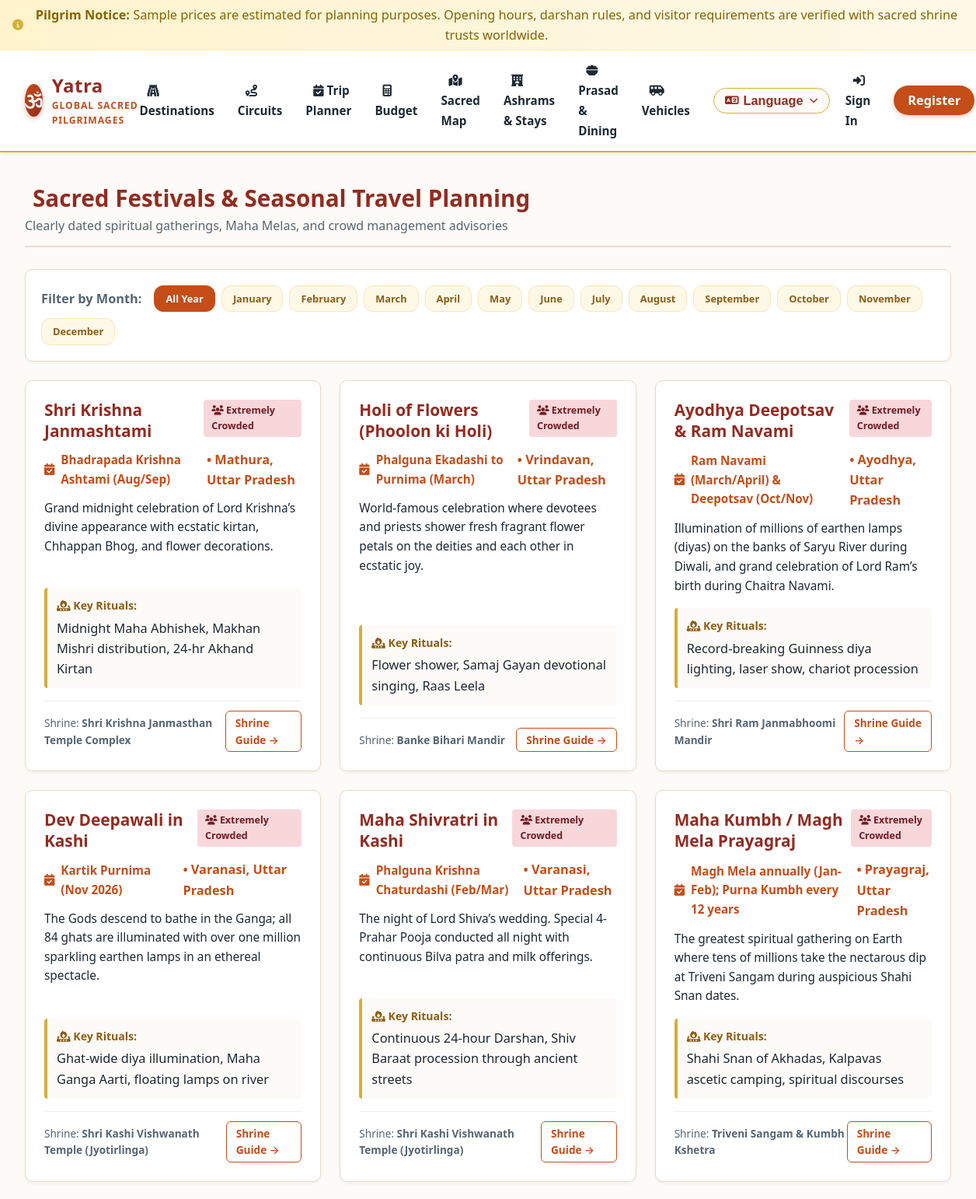
Page /festivals (upper part) on the committed database.
### tables this page shows
CREATE TABLE festivals (
    id INTEGER PRIMARY KEY AUTOINCREMENT,
    destination_id INTEGER NOT NULL,
    name TEXT NOT NULL,
    description TEXT NOT NULL,
    dated_info_month TEXT NOT NULL,
    typical_dates_range TEXT NOT NULL,
    crowd_level TEXT CHECK(crowd_level IN ('Moderate', 'High', 'Extremely Crowded')),
    key_rituals TEXT,
    FOREIGN KEY (destination_id) REFERENCES destinations (id) ON DELETE CASCADE
);

CREATE TABLE destinations (
    id INTEGER PRIMARY KEY AUTOINCREMENT,
    name TEXT NOT NULL,
    city TEXT NOT NULL,
    state TEXT NOT NULL,
    country TEXT DEFAULT 'India',
    category TEXT NOT NULL CHECK(category IN ('temple', 'pilgrimage_route', 'sacred_river', 'mosque_dargah', 'church', 'gurudwara', 'monastery', 'heritage_site')),
    religion_tradition TEXT NOT NULL,
    description TEXT NOT NULL,
    history TEXT,
    significance TEXT,
    best_time_to_visit TEXT,
    latitude REAL,
    longitude REAL,
    image_url TEXT,
    verified INTEGER DEFAULT 1
);

### routes/destinations.py (the view)
@destinations_bp.route('/festivals')
def festivals():
    month = request.args.get('month')
    all_festivals = LocationService.get_festivals(month=month)
    return render_template('festivals.html', festivals=all_festivals, selected_month=month)

### db.py (called while the page is built)
def get_db():
    if 'db' not in g:
        db_path = current_app.config.get('DATABASE_PATH', Config.DATABASE_PATH)
        g.db = sqlite3.connect(db_path)
        g.db.row_factory = sqlite3.Row
        g.db.execute("PRAGMA foreign_keys = ON;")
    return g.db

### services/supabase_service.py (called while the page is built, shortened)
def get_supabase():
    global _supabase_client
    if _supabase_client is not None:
        return _supabase_client
    url = os.environ.get("SUPABASE_URL")
    key = os.environ.get("SUPABASE_SERVICE_ROLE_KEY") or os.environ.get("SUPABASE_KEY")
    if not url or not key:
        return None

def is_supabase_enabled():
    if has_app_context() and current_app and current_app.config.get("TESTING"):
        return False
    client = get_supabase()
    return client is not None

### templates/festivals.html (shortened to what this page needs)
{% extends 'base.html' %}
{% block content %}
<div class="section-header">
    <div>
        <h2> Sacred Festivals & Seasonal Travel Planning</h2>
        <p>Clearly dated spiritual gatherings, Maha Melas, and crowd management advisories</p>
    </div>
</div>
<div class="filter-card">
    <div style="display: flex; gap: 8px; flex-wrap: wrap; align-items: center;">
        <span style="font-weight: 700; color: var(--text-muted); margin-right: 8px;">Filter by Month:</span>
        <a href="{{ url_for('destinations.festivals') }}" class="amenity-pill" style="{% if not selected_month %}background-color: var(--primary-color); color: #fff; border-color: var(--primary-color);{% endif %} padding: 6px 14px; text-decoration: none;">All Year</a>
        {% for m in ['January', 'February', 'March', 'April', 'May', 'June', 'July', 'August', 'September', 'October', 'November', 'December'] %}
            <a href="{{ url_for('destinations.festivals', month=m) }}" class="amenity-pill" style=" padding: 6px 14px; text-decoration: none;">{{ m }}</a>
        {% endfor %}
    </div>
</div>
<div style="display: grid; grid-template-columns: repeat(auto-fill, minmax(340px, 1fr)); gap: 24px;">
    {% for f in festivals %}
        <div style="background: #ffffff; border: 1px solid var(--border-color); border-radius: var(--radius-md); padding: 24px; box-shadow: var(--shadow-sm); display: flex; flex-direction: column;">
            <div style="display: flex; justify-content: space-between; align-items: flex-start; margin-bottom: 10px;">
                <h3 style="font-size: 1.3rem; color: var(--secondary-color);">{{ f.name }}</h3>
                <span style="background-color: {% if f.crowd_level == 'Extremely Crowded' %}#f8d7da{% else %}#fff3cd{% endif %}; color: {% if f.crowd_level == 'Extremely Crowded' %}#721c24{% else %}#856404{% endif %}; padding: 4px 10px; border-radius: 4px; font-size: 0.78rem; font-weight: 700;">
                    <i class="fa-solid fa-users"></i> {{ f.crowd_level }}
                </span>
            </div>
            <div style="font-size: 0.95rem; color: var(--primary-color); font-weight: 700; margin-bottom: 12px; display: flex; align-items: center; gap: 8px;">
                <i class="fa-solid fa-calendar-check"></i> {{ f.typical_dates_range }}
                <span>• {{ f.city }}, {{ f.state }}</span>
            </div>
            <p style="font-size: 0.96rem; color: var(--text-primary); line-height: 1.6; margin-bottom: 16px; flex: 1;">
                {{ f.description }}
            </p>
            <div style="background-color: var(--bg-parchment); border-left: 4px solid var(--accent-gold); padding: 12px; border-radius: 4px; margin-bottom: 16px; font-size: 0.88rem;">
                <strong style="color: #8c5d15;"><i class="fa-solid fa-fire-burner"></i> Key Rituals:</strong>
                <p style="margin-top: 4px; color: var(--text-primary);">{{ f.key_rituals }}</p>
            </div>
            <div style="display: flex; justify-content: space-between; align-items: center; padding-top: 12px; border-top: 1px solid #eee;">
                <span style="font-size: 0.85rem; color: var(--text-muted);">Shrine: <strong>{{ f.destination_name }}</strong></span>
                <a href="{{ url_for('destinations.destination_detail', dest_id=f.destination_id) }}" class="btn-outline" style="padding: 4px 12px; font-size: 0.85rem;">
                    Shrine Guide &rarr;
                </a>
            </div>
        </div>
    {% endfor %}
</div>
{% endblock %}

### static/css/style.css (style rules this page uses)
:root { --primary-color: #c44d18; --primary-hover: #a33c10; --secondary-color: #922b21; --accent-gold: #d4af37; --accent-gold-light: #fef9e7; --accent-teal: #117864; --bg-parchment: #fdfbf7; --bg-card: #ffffff; --text-primary: #1c2833; --text-muted: #566573; --border-color: #eadbc8; --shadow-sm: 0 2px 4px rgba(0, 0, 0, 0.05); --shadow-md: 0 4px 12px rgba(196, 77, 24, 0.08); --shadow-lg: 0 8px 24px rgba(0, 0, 0, 0.12); --radius-sm: 6px; --radius-md: 10px; --radius-lg: 16px; --font-family: 'Segoe UI', -apple-system, BlinkMacSystemFont, Roboto, sans-serif; }
* { box-sizing: border-box; margin: 0; padding: 0; }
body { font-family: var(--font-family); background-color: var(--bg-parchment); color: var(--text-primary); line-height: 1.6; font-size: 16px; min-height: 100vh; display: flex; flex-direction: column; }
p, li, span, input, select, textarea, button { font-size: 1.02rem; }
h1, h2, h3, h4, h5 { color: var(--secondary-color); font-weight: 700; line-height: 1.3; }
a { color: var(--primary-color); text-decoration: none; transition: color 0.2s ease; }
.section-header { margin-bottom: 28px; display: flex; justify-content: space-between; align-items: flex-end; border-bottom: 2px solid var(--border-color); padding-bottom: 12px; }
.section-header h2 { font-size: 1.85rem; display: flex; align-items: center; gap: 10px; }
.section-header p { color: var(--text-muted); font-size: 1rem; margin-top: 4px; }
.amenity-pill { background-color: var(--accent-gold-light); border: 1px solid #fae5b8; color: #8c5d15; font-size: 0.8rem; font-weight: 600; padding: 3px 8px; border-radius: 12px; display: flex; align-items: center; gap: 4px; }
.btn-outline { background-color: transparent; color: var(--primary-color); border: 1px solid var(--primary-color); padding: 8px 16px; border-radius: var(--radius-sm); font-weight: 600; cursor: pointer; display: inline-flex; align-items: center; gap: 6px; transition: all 0.2s; }
.filter-card { background-color: #ffffff; border: 1px solid var(--border-color); border-radius: var(--radius-md); padding: 20px; margin-bottom: 24px; box-shadow: var(--shadow-sm); }
body { top: 0px !important; }

### rows in the picture
festivals: name "Shri Krishna Janmashtami", crowd_level "Extremely Crowded", typical_dates_range "Bhadrapada Krishna Ashtami (Aug/Sep)", city "Mathura", state "Uttar Pradesh", description "Grand midnight celebration of Lord Krishna’s divine appearance with ecstatic kirtan, Chhappan Bhog, and flower decorations.", key_rituals "Midnight Maha Abhishek, Makhan Mishri distribution, 24-hr Akhand Kirtan", destination_name "Shri Krishna Janmasthan Temple Complex"
festivals: name "Holi of Flowers (Phoolon ki Holi)", crowd_level "Extremely Crowded", typical_dates_range "Phalguna Ekadashi to Purnima (March)", city "Vrindavan", state "Uttar Pradesh", description "World-famous celebration where devotees and priests shower fresh fragrant flower petals on the deities and each other in ecstatic joy.", key_rituals "Flower shower, Samaj Gayan devotional singing, Raas Leela", destination_name "Banke Bihari Mandir"
festivals: name "Ayodhya Deepotsav & Ram Navami", crowd_level "Extremely Crowded", typical_dates_range "Ram Navami (March/April) & Deepotsav (Oct/Nov)", city "Ayodhya", state "Uttar Pradesh", description "Illumination of millions of earthen lamps (diyas) on the banks of Saryu River during Diwali, and grand celebration of Lord Ram’s birth during Chaitra Navami.", key_rituals "Record-breaking Guinness diya lighting, laser show, chariot procession", destination_name "Shri Ram Janmabhoomi Mandir"
festivals: name "Dev Deepawali in Kashi", crowd_level "Extremely Crowded", typical_dates_range "Kartik Purnima (Nov 2026)", city "Varanasi", state "Uttar Pradesh", description "The Gods descend to bathe in the Ganga; all 84 ghats are illuminated with over one million sparkling earthen lamps in an ethereal spectacle.", key_rituals "Ghat-wide diya illumination, Maha Ganga Aarti, floating lamps on river", destination_name "Shri Kashi Vishwanath Temple (Jyotirlinga)"
festivals: name "Maha Shivratri in Kashi", crowd_level "Extremely Crowded", typical_dates_range "Phalguna Krishna Chaturdashi (Feb/Mar)", city "Varanasi", state "Uttar Pradesh", description "The night of Lord Shiva’s wedding. Special 4-Prahar Pooja conducted all night with continuous Bilva patra and milk offerings.", key_rituals "Continuous 24-hour Darshan, Shiv Baraat procession through ancient streets", destination_name "Shri Kashi Vishwanath Temple (Jyotirlinga)"
festivals: name "Maha Kumbh / Magh Mela Prayagraj", crowd_level "Extremely Crowded", typical_dates_range "Magh Mela annually (Jan-Feb); Purna Kumbh every 12 years", city "Prayagraj", state "Uttar Pradesh", description "The greatest spiritual gathering on Earth where tens of millions take the nectarous dip at Triveni Sangam during auspicious Shahi Snan dates.", key_rituals "Shahi Snan of Akhadas, Kalpavas ascetic camping, spiritual discourses", destination_name "Triveni Sangam & Kumbh Kshetra"

### other values in the picture
{{ m }} "January" "February" "March" "April" "May" "June" "July" "August" "September" "October" "November" "December"
